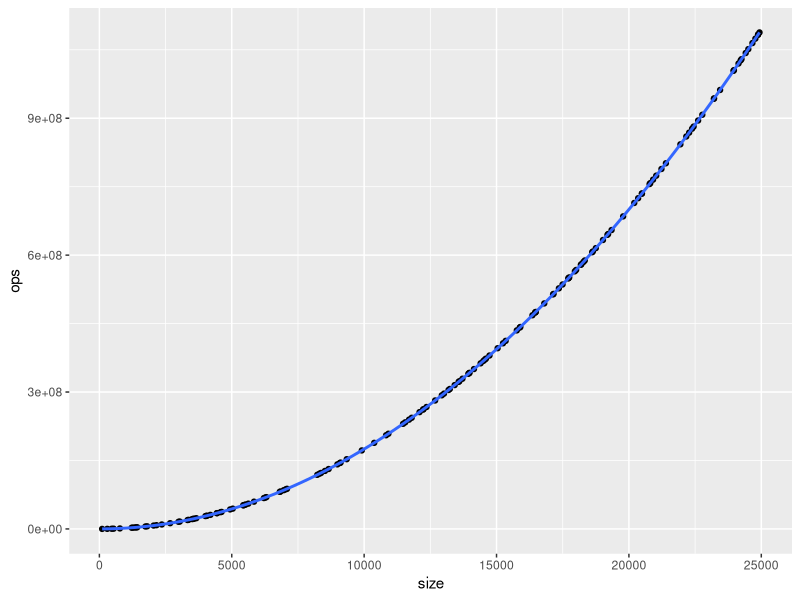
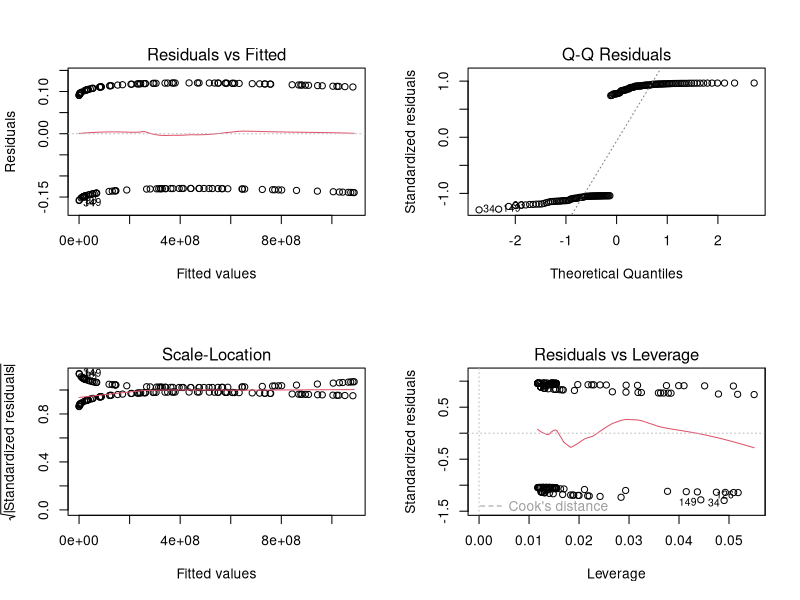
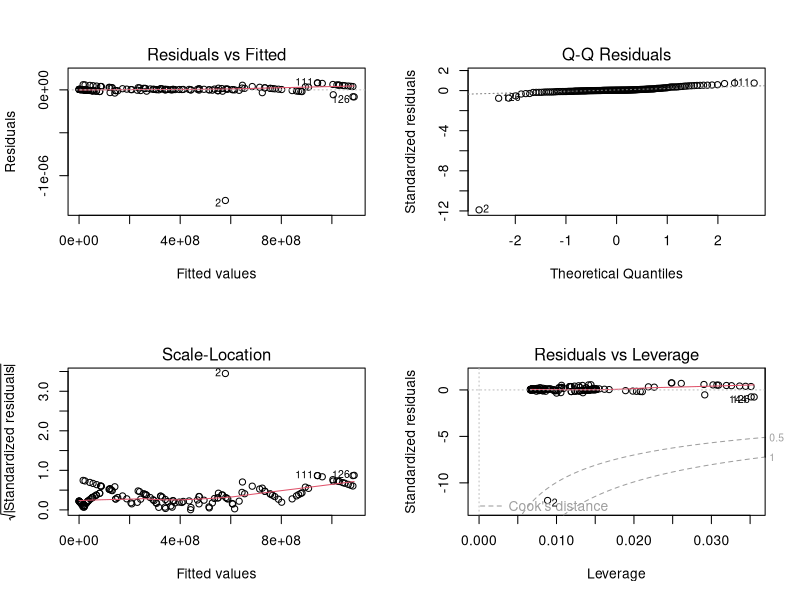
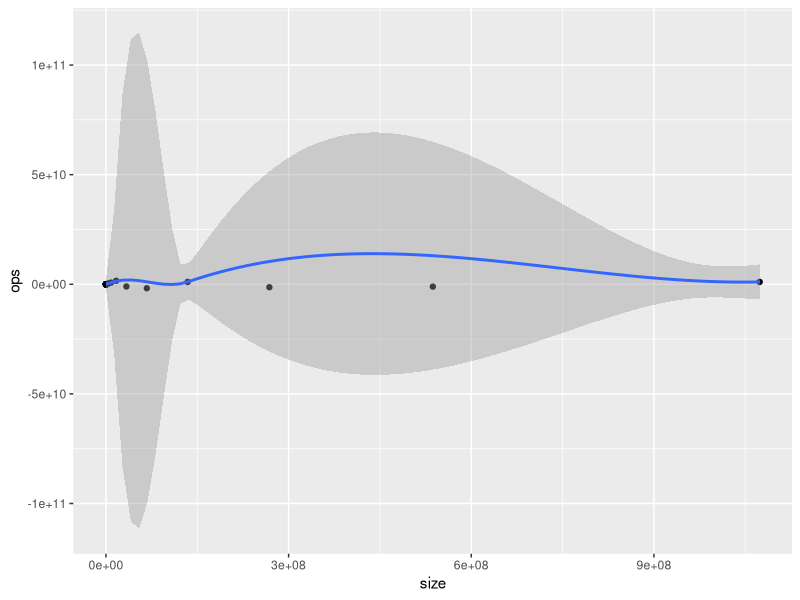
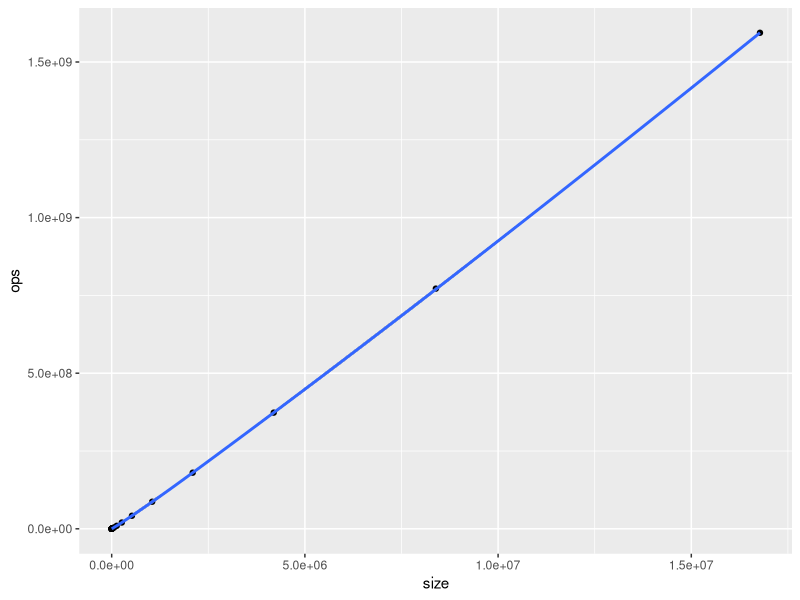
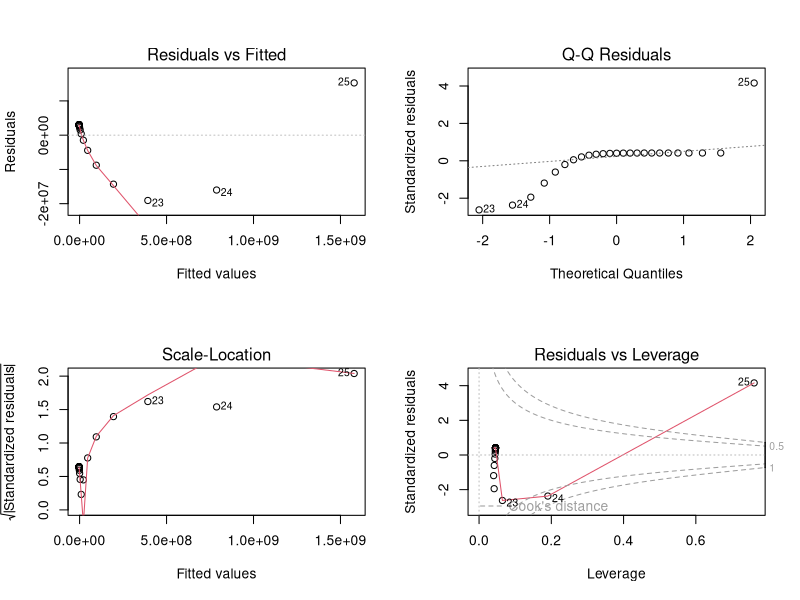
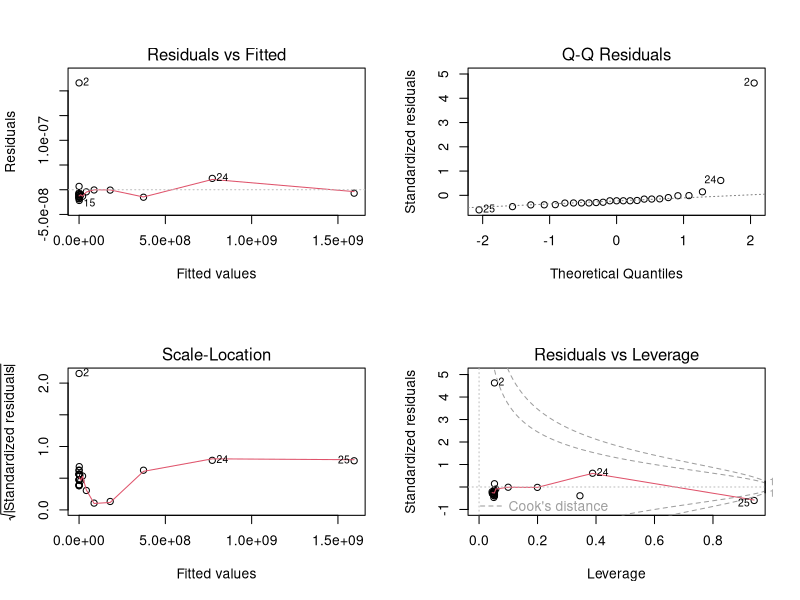
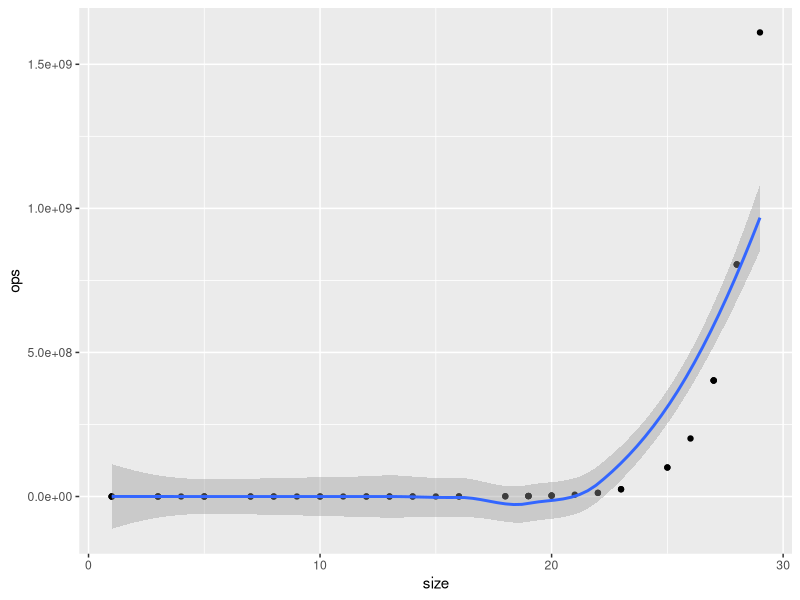

The R source for these figures, in order:
## ----setup, include=FALSE-----------------------------------------------------
# Also output all codes to a separate file.
knitr::knit_hooks$set(purl = knitr::hook_purl)
# Set global settings.
knitr::opts_chunk$set(echo = TRUE, tidy = TRUE)
# Load libraries.
library(tidyverse)
library(gridExtra)

## ---- echo=FALSE, message=FALSE-----------------------------------------------
dat <- read.csv(file = "../ssort.csv", col.names = c("size", "ops"))
ggplot(dat, aes(x = size, y = ops)) +
  geom_point() +
  geom_smooth()
summary(dat)

## ---- echo=FALSE--------------------------------------------------------------
fit <- lm(ops ~ poly(size, 10), data = dat)
summary(fit)

## ---- echo=FALSE--------------------------------------------------------------
fit <- lm(ops ~ size + I(size ^ 2), data = dat)
summary(fit)
confint(fit)
par(mfrow = c(2, 2))  # Split the plotting panel into a 2 x 2 grid
plot(fit)  # Plot the model information
par(mfrow = c(1, 1))  # Return plotting panel to 1 section
# Cite: https://drsimonj.svbtle.com/visualising-residuals

## ---- echo=FALSE--------------------------------------------------------------
fit <- lm(ops ~ floor(-6 + 5.5*size + 1.75*(size ^ 2)), data = dat)
summary(fit)
confint(fit)
par(mfrow = c(2, 2))
plot(fit)
par(mfrow = c(1, 1))

## ---- include=FALSE-----------------------------------------------------------
rm(dat, fit)

## ---- echo=FALSE, message=FALSE-----------------------------------------------
dat <- read.csv(file = "../pattern.csv", col.names = c("size", "ops"))
ggplot(dat, aes(x = size, y = ops)) +
  geom_point() +
  geom_smooth()
summary(dat)

## ---- echo=FALSE, message=FALSE-----------------------------------------------
tail(dat)

dat <- filter(dat, (ops >= 0) & (size < 1e8))
ggplot(dat, aes(x = size, y = ops)) +
  geom_point() +
  geom_smooth()

## ---- echo=FALSE--------------------------------------------------------------
fit <- lm(ops ~ size, data = dat)
summary(fit)
par(mfrow = c(2, 2))
plot(fit)
par(mfrow = c(1, 1))

## ---- echo=FALSE--------------------------------------------------------------
fit <- lm(ops ~ size * I(log2(size)), data = dat)
summary(fit)

## ---- echo=FALSE--------------------------------------------------------------
fit <- lm(ops ~ size + I(size * log2(size)), data = dat)
fit
confint(fit)
par(mfrow = c(2, 2))
plot(fit)
par(mfrow = c(1, 1))

## ---- include=FALSE-----------------------------------------------------------
rm(dat, fit)

## ---- echo=FALSE, message=FALSE-----------------------------------------------
dat <- read.csv(file = "../lsearch.csv", col.names = c("size", "ops"))
ggplot(dat, aes(x = size, y = ops)) +
  geom_point() +
  geom_smooth()
summary(dat)

## ---- echo=FALSE--------------------------------------------------------------
fit <- lm(ops ~ poly(size, 2) * I(2 ^ size), data = dat)
summary(fit)

## ---- echo=FALSE--------------------------------------------------------------
fit <- lm(ops ~ I(2 ^ size), data = dat)
fit
par(mfrow = c(2, 2))
plot(fit)
par(mfrow = c(1, 1))

## ---- include=FALSE-----------------------------------------------------------
rm(dat, fit)

## ---- echo=FALSE, message=FALSE-----------------------------------------------
dat <- read.csv(file = "../pow.csv", col.names = c("size", "ops"))
dat <-
  mutate(
    dat,
    oddexp = size %% 2 != 0,
    logSize = log2(size),
    logOps = log2(ops)
  )
ggplot(filter(dat, size < 500), aes(x = size, y = ops, color = oddexp)) +
  geom_point() +
  geom_smooth()
summary(dat)

## ---- echo=FALSE, message=FALSE-----------------------------------------------
ggplot(dat, aes(x = logSize, y = ops, color = oddexp)) +
  geom_point() +
  geom_smooth()

## ---- echo=FALSE, message=FALSE-----------------------------------------------
sodat <- read.csv(file = "../odd_pow.csv", col.names = c("size", "ops"))
sodat <-
  mutate(
    sodat,
    logSize = log2(size),
    logOps = log2(ops)
  )
head(sodat)
summary(sodat)
soplot <- ggplot(sodat, aes(x = logSize, y = ops)) +
  ggtitle("Small dataset (worst odds)") +
  geom_point() +
  geom_smooth()
oplot <- ggplot(filter(dat, oddexp == F), aes(x = logSize, y = ops)) +
  ggtitle("Full dataset (regular odds)") +
  geom_point() +
  geom_smooth()
grid.arrange(soplot, oplot, ncol = 2)
rm(soplot, oplot)

## ---- echo=FALSE--------------------------------------------------------------
sofit <- lm(ops ~ logSize, data = sodat)
summary(sofit)
confint(sofit)

## ---- echo=FALSE--------------------------------------------------------------
sedat <- read.csv(file = "../even_pow.csv", col.names = c("size", "ops"))
sedat <-
  mutate(
    sedat,
    logSize = log2(size),
    logOps = log2(ops)
  )
head(sedat)
sefit <- lm(ops ~ logSize, data = sedat)
sefit

## ---- echo=FALSE, message=FALSE-----------------------------------------------
newdat <- filter(dat, size < 1e3)
newdat <- 
  mutate(
    newdat,
    lowfit = predict(sefit, newdata = newdat),
    highfit = predict(sofit, newdata = newdat)
  )
ggplot(newdat, aes(x = size, y = ops, color = oddexp)) +
  geom_point() +
  geom_smooth(method = "lm",
              formula = y ~ log2(x)) +
  geom_line(data = newdat, aes(x = size, y = lowfit)) +
  geom_line(data = newdat, aes(x = size, y = highfit))

## ---- echo=FALSE, message=FALSE, fig.height = 4.65, fig.width = 7-------------
rm(sefit, sofit)
mfit.lo <- function(x) { 4*log2(x) + 5 }
mfit.hi <- function(x) { 5*log2(x) + 4 }
newdat$lowfit = mfit.lo(newdat$size)
newdat$highfit = mfit.hi(newdat$size)

ggplot(newdat, aes(x = size, y = ops, color = oddexp)) +
  ggtitle("Low: 4*log2(x)+5, High: 5*log2(x)+4") +
  geom_point() +
  geom_line(data = newdat, aes(x = size, y = lowfit)) +
  geom_line(data = newdat, aes(x = size, y = highfit))

## ---- echo=FALSE, message=FALSE, fig.height = 4.65, fig.width = 7-------------
snewdat <- filter(newdat, size < 30)
ggplot(snewdat, aes(x = size, y = ops, color = oddexp)) +
  ggtitle("Low: 4*log2(x)+5, High: 5*log2(x)+4") +
  geom_point() +
  geom_line(data = snewdat, aes(x = size, y = lowfit)) +
  geom_line(data = snewdat, aes(x = size, y = highfit))

rm(snewdat)

## ---- echo=FALSE, message=FALSE, fig.height = 4.65, fig.width = 7-------------
mfit.hi <- function(x) { 5*log2(x + 1) + 4 }
newdat$highfit = mfit.hi(newdat$size)

snewdat <- filter(newdat, size < 30)
ggplot(snewdat, aes(x = size, y = ops, color = oddexp)) +
  ggtitle("Low: 4*log2(x) + 5, High: 5*log2(x+1) + 4") +
  geom_point() +
  geom_line(data = snewdat, aes(x = size, y = lowfit)) +
  geom_line(data = snewdat, aes(x = size, y = highfit))

rm(snewdat)

## ---- echo=FALSE, message=FALSE, fig.height = 4.65, fig.width = 7-------------
ggplot(newdat, aes(x = size, y = ops, color = oddexp)) +
  ggtitle("Low: 4*log2(x) + 5, High: 5*log2(x+1) + 4") +
  geom_point() +
  geom_line(data = newdat, aes(x = size, y = lowfit)) +
  geom_line(data = newdat, aes(x = size, y = highfit))

## ---- echo=FALSE, message=FALSE, fig.height = 4.8, fig.width = 7--------------
newdat <- dat
newdat <- 
  mutate(
    newdat,
    lowfit = mfit.lo(size),
    highfit = mfit.hi(size)
  )
ggplot(newdat, aes(x = size, y = ops, color = oddexp)) +
  ggtitle("Low: 4*log2(x) + 5, High: 5*log2(x+1) + 4") +
  geom_point() +
  geom_line(data = newdat, aes(x = size, y = lowfit)) +
  geom_line(data = newdat, aes(x = size, y = highfit))

## ---- echo=FALSE, message=FALSE, fig.height = 4.8, fig.width = 7--------------
xdat <- read.csv(file = "../xpow.csv", col.names = c("size", "ops"))
xdat <-
  mutate(
    xdat,
    oddexp = size %% 2 != 0,
    logSize = log2(size),
    logOps = log2(ops),
    lowfit = mfit.lo(size),
    highfit = mfit.hi(size)
  )
ggplot(xdat, aes(x = size, y = ops, color = oddexp)) +
  ggtitle("Low: 4*log2(x) + 5, High: 5*log2(x+1) + 4") +
  geom_point() +
  geom_line(data = xdat, aes(x = size, y = lowfit)) +
  geom_line(data = xdat, aes(x = size, y = highfit))

## ---- echo=FALSE--------------------------------------------------------------
filter(newdat, (ops > highfit) | (ops < lowfit))
filter(xdat, (ops > highfit) | (ops < lowfit))

## ---- include=FALSE-----------------------------------------------------------
rm(mfit, newdat)

## ---- echo=FALSE--------------------------------------------------------------
read.csv(file = "../ssort.csv")[1:30,]

## ---- echo=FALSE--------------------------------------------------------------
head(read.csv(file = "../pattern.csv"), 30)

## ---- echo=FALSE--------------------------------------------------------------
head(unique(read.csv(file = "../lsearch.csv")), 30)

## ---- echo=FALSE--------------------------------------------------------------
head(dat, 30)
head(sodat, 20)
head(sedat, 20)
tail(xdat, 15)

